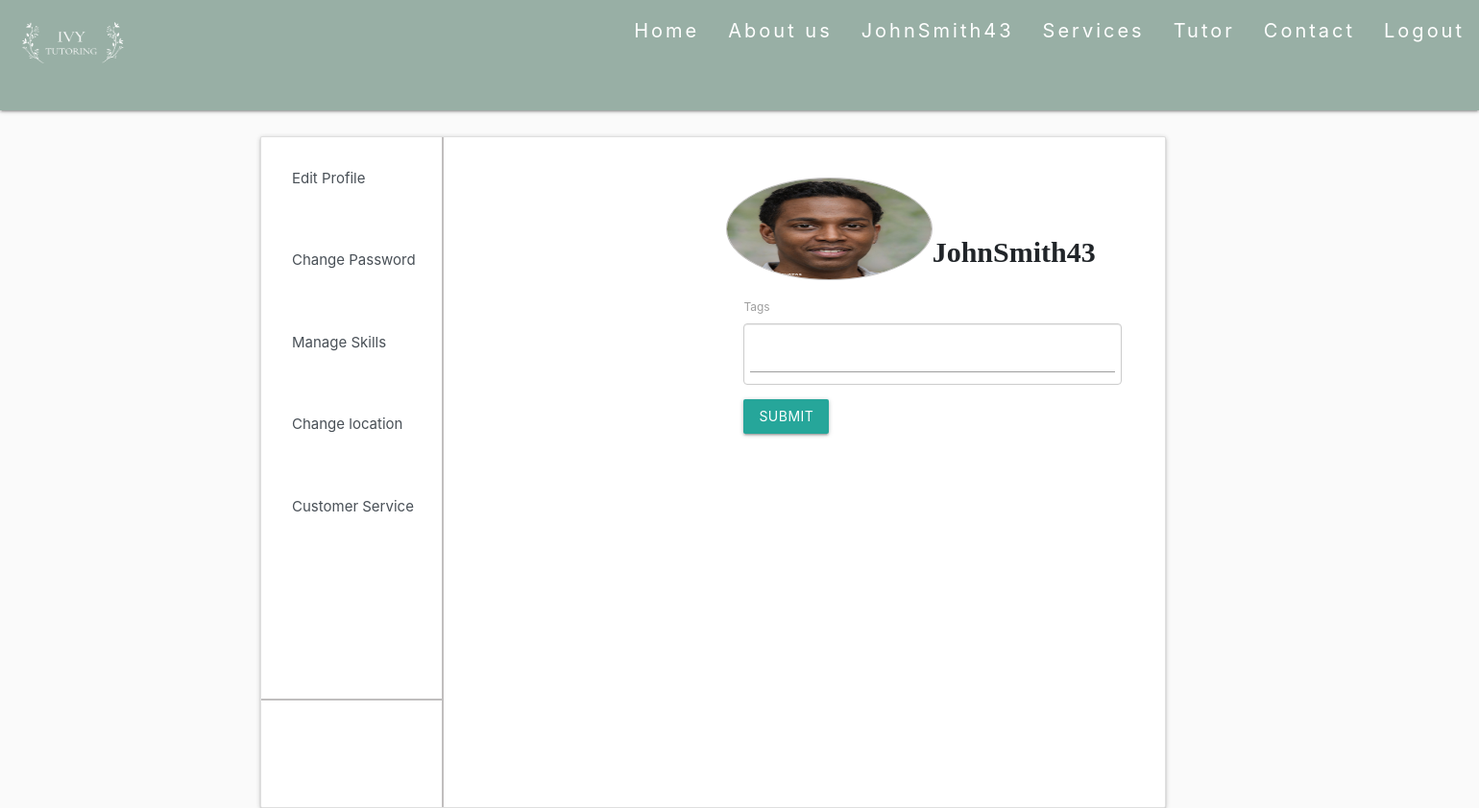
The app's page /Profile/IanShin/EditProfile/EditSkills/ (signed in) with its own data.
### main/models.py (models this page shows, shortened)
class User(AbstractUser):
	email_confirm = models.BooleanField(default=False)

class Profile(models.Model):
	user = models.OneToOneField(User,on_delete = models.CASCADE,default= None)
	pro_pic =  models.ImageField(upload_to = 'profilePics', blank = True, null = True)
	descript = models.CharField(max_length = 50, blank = True)
	intro = models.CharField(max_length = 1000, blank = True)
	city = models.CharField(max_length= 100,blank = True)
	state = models.CharField(max_length = 100,blank = True)
	tags = TaggableManager(blank = True)

### main/views.py (the view)
# urls.py: path("Profile/<str:username>/EditProfile/EditSkills/", views.EditSkills, name = "SkillEdit"),
def EditSkills(request,username):
	form = ProfileForm(instance = request.user.profile)
	if request.method == "POST":
		form = ProfileForm(request.POST,instance = request.user.profile)
		if form.is_valid():
			form.save(commit=False)
			form.save_m2m()
			return redirect(reverse("main:profile", kwargs = {"username":request.user}))
	context = {'form':form}
	return render(request,"main/EditSkills.html", context)

### main/forms.py
class ProfileForm(forms.ModelForm):
	class Meta:
		model = Profile
		fields = ['pro_pic','descript','intro','city','state','tags']
		widgets = {
			'intro': SummernoteWidget(),
			'tags':forms.TextInput(attrs={'data-role':'tagsinput'})
		}

### main/templates/main/EditSkills.html (shortened to what this page needs)
{% load widget_tweaks %}
{% load static %}
<head>
    <link rel="stylesheet" href="https://cdnjs.cloudflare.com/ajax/libs/materialize/1.0.0/css/materialize.min.css">
    <link rel="stylesheet" href="https://maxcdn.bootstrapcdn.com/bootstrap/4.0.0/css/bootstrap.min.css">
    <link rel="stylesheet" href="/static/css/tagsinput.css">
</head>
{%include "main/HeadNav.html" %}
<body>
    <div class="container bcontent">
        <div class="card">
            <div class="row no-gutters">
                <div class="list-group">
                    <a href="{% url 'main:EditProfile' username=request.user.username %}" class="list-group-item list-group-item-action">Edit Profile</a>
                    <a href="#" class="list-group-item list-group-item-action">Change Password</a>
                    <a href="{% url 'main:SkillEdit' username=request.user.username %}" class="list-group-item list-group-item-action">Manage Skills</a>
                    <a href="{% url 'main:LocationEdit' username=request.user.username %}"  class="list-group-item list-group-item-action">Change location</a>
                    <a href="#" class="list-group-item list-group-item-action">Customer Service</a>
                </div>
                <div class="col-sm-7">
                    {% if request.user.profile.pro_pic %}
                            <img class="card-img" src="{{ request.user.profile.pro_pic.url }}">
                        {% else %}
                            <img class="card-img" src="{%static 'media\Default.jpg' %}">
                        {% endif %}
                    <div class = 'col-sm-9'>
                        <b style = 'font-family: Ubuntu, "times new roman", times, roman, serif;font-size:30px;'>
                            {% render_field request.user.username %}
                        </b>
                    </div>
                    <div class="card-body">
                        <form method = "POST">
                            <div class="form-group">
                                <label>Tags</label>
                              </div>
                              <button type="submit" value="upload" class="btn btn-primary">Submit</button>
                            </form>
                    </div>
                </div>
            </div>
                <div class = 'vl'></div>
                <hr style = "height:2px;width:20%; position: absolute; top: 570px;border:none;color:#c0bebe;background-color:#c0bebe;">
        </div>
    </div>
</body>

### main/templates/main/HeadNav.html (shortened to what this page needs)
{%load static%}
<head>
<link rel="stylesheet" href="https://cdnjs.cloudflare.com/ajax/libs/materialize/1.0.0/css/materialize.min.css">
</head>
<div class="navbar-fixed">
    <nav>
        <div class='nav-wrapper'>
            <a href="/" class="brand-logo"><img src="{%static 'media\logo.png' %}" width="150" height="100"></a>
            <ul id="nav" class = "right hide-on-med-and-down">
                {% if user.is_authenticated %}
                    <li><a href = "/"> Home </a></li>
                    <li><a href = "/AboutUs"> About us </a></li>
                    <li><a href = "{% url 'main:profile' username=request.user.username %}"> {{ user.username }}</a></li>
                    <li><a href= "/Services"> Services </a></li>
                    <li><a href = "/Tutor"> Tutor </a></li>
                    <li><a href = "/Contact/"> Contact </a></li>
                    <li><a href="/logout"> Logout </a></li>
                {% endif %}
            </ul>
        </div>
    </nav>
</div>

### main/templates/main/HeadNav.html (style rules this page uses)
nav { height:115px; background-color:#98AFA5; }
nav ul a { font-size: 20px; letter-spacing:3px; }

### main/templates/main/EditSkills.html (style rules this page uses)
body { background-color:#FAFAFA; }
.list-group { width:225; }
.list-group-item { position:relative; display:block; padding:30; margin-bottom:-1px; background-color:#fff; border:2px solid #fff; }
.card { position:relative; top:70; width:90%; left:25; height:700; }
.row { margin-left:0; }
.vl { border-left: 2px solid #c0bebe; height: 100%; left:20%; position:absolute; }
.col-sm-7 { position:relative; left:35%; top:10%; }
.card-img { max-width:50%; max-height:25%; border-radius:50%; border:1.5px solid #c0bebe; }
.col-sm-9 { max-width:100%; position:absolute; left: 200; top:54.6; }

### records on screen
User: username "JohnSmith43", user.profile.pro_pic (picture)
